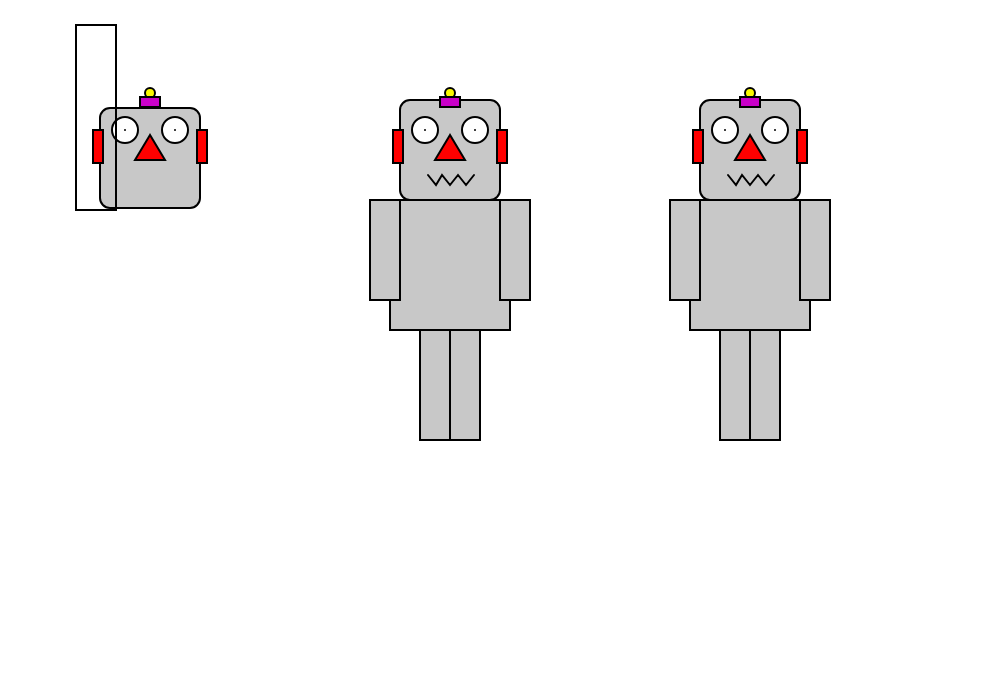
Frame 1 (no input)
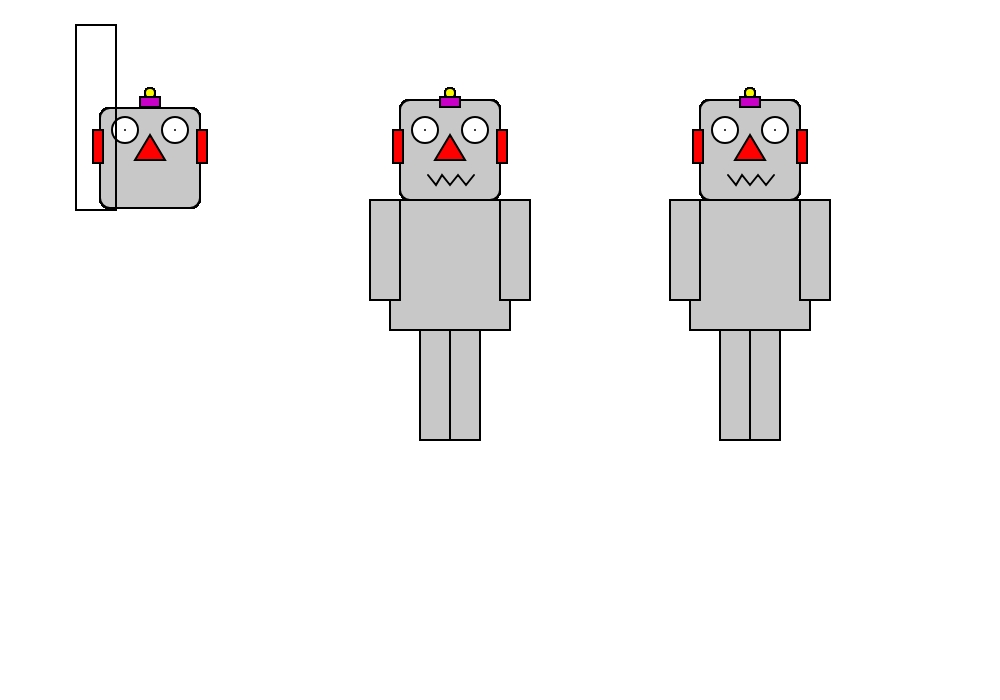
Frame 60 (no input)
Frame 120 (the mouse pressed at the canvas centre since frame 60): identical to frame 60, image omitted

The p5.js sketch that drew these frames (run headless with seeded random() and noise() and a simulated clock; from frame 60 on, the mouse is pressed at the canvas centre):

// p5.js sketch
// ── sketch.js
function setup()
{
	//create a canvas for the robot
	createCanvas(1000, 700);
}

function draw()
{
	strokeWeight(2);

	//robot body 1 - delete this code and make your own robot body
	fill(200);

	//robot body 2 - delete this code and make your own robot body
	rect(390, 200, 120, 130);
	rect(370, 200, 30, 100);
	rect(500, 200, 30, 100);
	rect(420, 330, 30, 110);
	rect(450, 330, 30, 110);


	//robot body 3 - delete this code and make your own robot body
	rect(690, 200, 120, 130);
	rect(670, 200, 30, 100);
	rect(800, 200, 30, 100);
	rect(720, 330, 30, 110);
	rect(750, 330, 30, 110);


	// !!! Draw the robot heads - You shouldn't need to change this code !!!

	//robot head 1
	fill(200);
	rect(100, 108, 100, 100, 10);
    //robot head 2
	rect(400, 100, 100, 100, 10);
    //robot head 3
	rect(700, 100, 100, 100, 10);

	//ears
	fill(255, 0, 0);

	//robot ears 1
	rect(93, 130, 10, 33);
	rect(197, 130, 10, 33);

	//robot ears 2
	rect(393, 130, 10, 33);
	rect(497, 130, 10, 33);

	//robot ears 3
	rect(693, 130, 10, 33);
	rect(797, 130, 10, 33);



	//robots' antennas
	fill(250, 250, 0);
    // robot antenna 1
	ellipse(150, 93, 10, 10);
    // robot antenna 1
	ellipse(450, 93, 10, 10);
    // robot antenna 1
	ellipse(750, 93, 10, 10);

    //robots' antennas
	fill(200, 0, 200);
    // robot antenna 1
	rect(140, 97, 20, 10);
    // robot antenna 2
	rect(440, 97, 20, 10);
    // robot antenna 3
	rect(740, 97, 20, 10);


	//robot 1's eyes
	fill(255);
	ellipse(125, 130, 26, 26);
	point(125, 130);
	ellipse(175, 130, 26, 26);
	point(175, 130);

	//robot 2's eyes
	ellipse(425, 130, 26, 26);
	point(425, 130);
	ellipse(475, 130, 26, 26);
	point(475, 130);

	//robot 3's eyes
	ellipse(725, 130, 26, 26);
	point(725, 130);
	ellipse(775, 130, 26, 26);
	point(775, 130);


	//robots' noses
	fill(255, 0, 0);
    //robot 1 nose
	triangle(150, 135, 135, 160, 165, 160);
    //robot 2 nose
	triangle(450, 135, 435, 160, 465, 160);
    //robot 3 nose
	triangle(750, 135, 735, 160, 765, 160);

	//robot 1 mouth
	noFill();
	beginShape();
	rect(76, 25, 40, 185);
	endShape();

	//robot 2 mouth
	beginShape();
	vertex(428, 175);
	vertex(436, 185);
	vertex(442, 175);
	vertex(450, 185);
	vertex(458, 175);
	vertex(466, 185);
	vertex(474, 175);
	endShape();

	//robot 3 mouth
	beginShape();
	vertex(728, 175);
	vertex(736, 185);
	vertex(742, 175);
	vertex(750, 185);
	vertex(758, 175);
	vertex(766, 185);
	vertex(774, 175);
	endShape();
}
